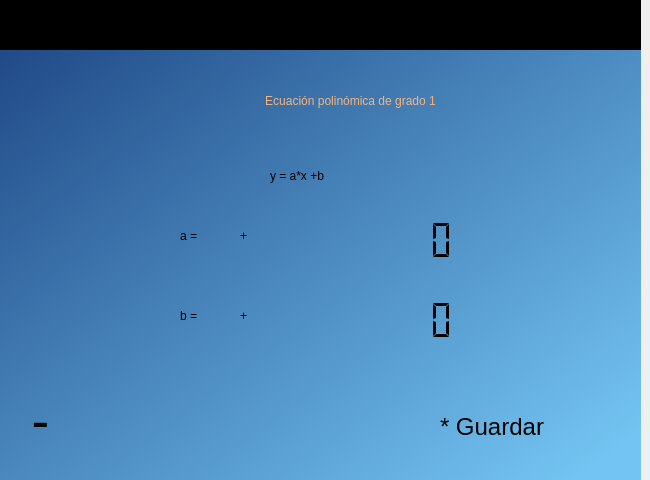
<?xml version="1.0" encoding="UTF-8"?>
<ui version="4.0">
 <class>widget_inicio</class>
 <widget class="QWidget" name="widget_inicio">
  <property name="geometry">
   <rect>
    <x>0</x>
    <y>0</y>
    <width>650</width>
    <height>480</height>
   </rect>
  </property>
  <property name="windowTitle">
   <string>Form</string>
  </property>
  <property name="styleSheet">
   <string notr="true"/>
  </property>
  <widget class="QWidget" name="widget_fecha" native="true">
   <property name="geometry">
    <rect>
     <x>0</x>
     <y>0</y>
     <width>641</width>
     <height>51</height>
    </rect>
   </property>
   <property name="styleSheet">
    <string notr="true">QWidget#widget_fecha{
background-color:rgb(0, 0, 0)}</string>
   </property>
   <widget class="QLabel" name="lbl_hora">
    <property name="geometry">
     <rect>
      <x>20</x>
      <y>10</y>
      <width>151</width>
      <height>21</height>
     </rect>
    </property>
    <property name="styleSheet">
     <string notr="true">font: 57 16pt &quot;Ubuntu&quot;;
color:rgb(238, 238, 236);</string>
    </property>
    <property name="text">
     <string/>
    </property>
   </widget>
   <widget class="QLabel" name="lbl_fecha">
    <property name="geometry">
     <rect>
      <x>460</x>
      <y>10</y>
      <width>161</width>
      <height>21</height>
     </rect>
    </property>
    <property name="styleSheet">
     <string notr="true">font: 57 16pt &quot;Ubuntu&quot;;
color:rgb(238, 238, 236);</string>
    </property>
    <property name="text">
     <string/>
    </property>
   </widget>
  </widget>
  <widget class="QWidget" name="widget_datos" native="true">
   <property name="geometry">
    <rect>
     <x>0</x>
     <y>50</y>
     <width>641</width>
     <height>431</height>
    </rect>
   </property>
   <property name="styleSheet">
    <string notr="true">QWidget#widget_datos{
background-color:qlineargradient(spread:pad, x1:0, y1:0, x2:0.985075, y2:0.903, stop:0 rgba(32, 74, 135, 255), stop:1 rgba(115, 196, 242, 255))
}</string>
   </property>
   <widget class="QLabel" name="label_9">
    <property name="geometry">
     <rect>
      <x>10</x>
      <y>10</y>
      <width>91</width>
      <height>101</height>
     </rect>
    </property>
    <property name="text">
     <string/>
    </property>
    <property name="pixmap">
     <pixmap>../images/logo.png</pixmap>
    </property>
    <property name="scaledContents">
     <bool>true</bool>
    </property>
   </widget>
   <widget class="QLabel" name="lbl_num_est_2">
    <property name="geometry">
     <rect>
      <x>110</x>
      <y>0</y>
      <width>481</width>
      <height>101</height>
     </rect>
    </property>
    <property name="styleSheet">
     <string notr="true">font: 57 italic 30pt &quot;Ubuntu&quot;;
color:rgb(244, 179, 126)</string>
    </property>
    <property name="text">
     <string>Ecuación polinómica de grado 1</string>
    </property>
    <property name="alignment">
     <set>Qt::AlignCenter</set>
    </property>
    <property name="wordWrap">
     <bool>true</bool>
    </property>
   </widget>
   <widget class="QLabel" name="lbl_riego_est1">
    <property name="geometry">
     <rect>
      <x>180</x>
      <y>160</y>
      <width>41</width>
      <height>51</height>
     </rect>
    </property>
    <property name="styleSheet">
     <string notr="true">font: 22pt &quot;Ubuntu&quot;;</string>
    </property>
    <property name="text">
     <string>a =</string>
    </property>
   </widget>
   <widget class="QLCDNumber" name="lcd_number_1">
    <property name="geometry">
     <rect>
      <x>310</x>
      <y>170</y>
      <width>151</width>
      <height>41</height>
     </rect>
    </property>
    <property name="midLineWidth">
     <number>-3</number>
    </property>
    <property name="smallDecimalPoint">
     <bool>true</bool>
    </property>
    <property name="digitCount">
     <number>6</number>
    </property>
    <property name="segmentStyle">
     <enum>QLCDNumber::Flat</enum>
    </property>
    <property name="value" stdset="0">
     <double>0.000000000000000</double>
    </property>
   </widget>
   <widget class="QLabel" name="label">
    <property name="geometry">
     <rect>
      <x>10</x>
      <y>350</y>
      <width>71</width>
      <height>51</height>
     </rect>
    </property>
    <property name="text">
     <string/>
    </property>
    <property name="pixmap">
     <pixmap>../images/flecha_Atras.png</pixmap>
    </property>
    <property name="scaledContents">
     <bool>true</bool>
    </property>
   </widget>
   <widget class="QLabel" name="label_2">
    <property name="geometry">
     <rect>
      <x>20</x>
      <y>350</y>
      <width>41</width>
      <height>41</height>
     </rect>
    </property>
    <property name="font">
     <font>
      <pointsize>40</pointsize>
     </font>
    </property>
    <property name="text">
     <string>-</string>
    </property>
    <property name="alignment">
     <set>Qt::AlignCenter</set>
    </property>
   </widget>
   <widget class="QLabel" name="label_3">
    <property name="geometry">
     <rect>
      <x>420</x>
      <y>350</y>
      <width>151</width>
      <height>51</height>
     </rect>
    </property>
    <property name="text">
     <string/>
    </property>
    <property name="pixmap">
     <pixmap>../images/botton_icon.png</pixmap>
    </property>
    <property name="scaledContents">
     <bool>true</bool>
    </property>
   </widget>
   <widget class="QLabel" name="label_4">
    <property name="geometry">
     <rect>
      <x>440</x>
      <y>367</y>
      <width>111</width>
      <height>20</height>
     </rect>
    </property>
    <property name="font">
     <font>
      <pointsize>18</pointsize>
     </font>
    </property>
    <property name="text">
     <string>* Guardar</string>
    </property>
   </widget>
   <widget class="QLabel" name="lbl_riego_est1_2">
    <property name="geometry">
     <rect>
      <x>180</x>
      <y>240</y>
      <width>41</width>
      <height>51</height>
     </rect>
    </property>
    <property name="styleSheet">
     <string notr="true">font: 22pt &quot;Ubuntu&quot;;</string>
    </property>
    <property name="text">
     <string>b =</string>
    </property>
   </widget>
   <widget class="QLCDNumber" name="lcd_number_2">
    <property name="geometry">
     <rect>
      <x>310</x>
      <y>250</y>
      <width>151</width>
      <height>41</height>
     </rect>
    </property>
    <property name="midLineWidth">
     <number>-3</number>
    </property>
    <property name="smallDecimalPoint">
     <bool>true</bool>
    </property>
    <property name="digitCount">
     <number>6</number>
    </property>
    <property name="segmentStyle">
     <enum>QLCDNumber::Flat</enum>
    </property>
    <property name="value" stdset="0">
     <double>0.000000000000000</double>
    </property>
   </widget>
   <widget class="QLabel" name="lbl_riego_est1_3">
    <property name="geometry">
     <rect>
      <x>270</x>
      <y>100</y>
      <width>191</width>
      <height>51</height>
     </rect>
    </property>
    <property name="styleSheet">
     <string notr="true">font: 22pt &quot;Ubuntu&quot;;</string>
    </property>
    <property name="text">
     <string>y = a*x +b</string>
    </property>
   </widget>
   <widget class="QLabel" name="lbl_signo_1">
    <property name="geometry">
     <rect>
      <x>240</x>
      <y>160</y>
      <width>31</width>
      <height>51</height>
     </rect>
    </property>
    <property name="styleSheet">
     <string notr="true">font: 22pt &quot;Ubuntu&quot;;</string>
    </property>
    <property name="text">
     <string>+</string>
    </property>
   </widget>
   <widget class="QLabel" name="lbl_signo_2">
    <property name="geometry">
     <rect>
      <x>240</x>
      <y>240</y>
      <width>31</width>
      <height>51</height>
     </rect>
    </property>
    <property name="styleSheet">
     <string notr="true">font: 22pt &quot;Ubuntu&quot;;</string>
    </property>
    <property name="text">
     <string>+</string>
    </property>
   </widget>
  </widget>
 </widget>
 <resources/>
 <connections/>
</ui>
